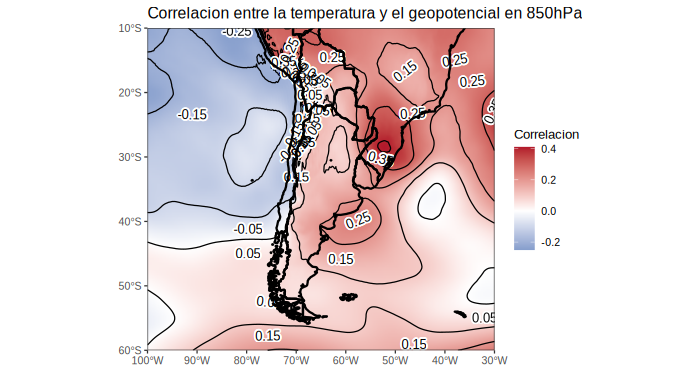

Here is the R script that generated this plot:
rm(list = ls())
gc()

library("RColorBrewer")
library("tidyverse")
library("metR")
library("ncdf4")

setwd("~/obser-hub/Clima_II/tpfinal/")

serie <- read_csv("./temperatura_media_diaria_rosario_1985-2005.csv")

serie <- serie %>% mutate("Dia"=day(ymd(date)),
                          "Mes"=month(ymd(date)),
                          "Anio"=year(ymd(date)),
                          "Anio_Est"=ifelse(Mes==12,Anio+1,Anio))

serie_est <- serie %>% filter(Mes %in% c(12,1,2), Anio_Est %in% 1986:2005) %>%
  group_by(Anio_Est) %>%
  summarise("Media"=mean(temp))

#abro el archivo .nc
nc<-nc_open("GH850.nc")

#dimensiones

nc[["dim"]]

#extraccion de las dimensiones

lat_vals <- nc$dim$lat$vals
lon_vals <- nc$dim$lon$vals
time_vals <- nc$dim$time$vals

#longitud: Correccion de unidades

lon_vals[lon_vals>180]<-lon_vals[lon_vals>180]-360

## Utilizamos como dominio 30° -100 °W y 10° -60°S

lat.i<-which.min(abs(lat_vals- -10))
lat.f<-which.min(abs(lat_vals- -60))#estan al reves porque la latitud esta de mayor a menor

lon.i<-which.min(abs(lon_vals- -100))
lon.f<-which.min(abs(lon_vals- -30))

#valores de longitud y latitud correspondientes a ese dominio

lon<-lon_vals[lon.i:lon.f]
lat<-lat_vals[lat.i:lat.f]

nc[["dim"]][["time"]][["units"]]

time_vals[1]
time_vals[60]


# extraigo mi variable entre los años 1985 y 2005

gh.850 <- ncvar_get(nc = nc, varid = 'var',
                    start = c(lon.i,lat.i,27), # Aca le digo que empiece en time=26, que es 1985
                    count = c(lon.f-lon.i+1,lat.f-lat.i+1,20)) ## Aca le digo que termine 21 años despues, en el 2005


## Extraigo la media de T como un vector

temp_media<-serie_est%>%pull(Media)

## Creo una matiz para guardar las correlaciones y las significancias
## que quiero graficar

matriz.cor <- matrix(NA, nrow = dim(gh.850)[1], ncol = dim(gh.850)[2])
matriz.sign <- matrix(NA, nrow = dim(gh.850)[1], ncol = dim(gh.850)[2])

## Relleno cada cuadradito de la matriz con una correlacion entre el gh y hr

for (i in 1:dim(gh.850)[1]) {
  for (j in 1:dim(gh.850)[2]) {
    matriz.cor[i, j] <- cor.test(gh.850[i, j, ],temp_media)$estimate
    matriz.sign[i, j] <- cor.test(gh.850[i, j, ],temp_media)$p.value<0.05
  }
}


## Lo guardo en un dataframe para poder graficar

gh.cor.grafico <- expand.grid(lon = lon, lat = lat)
gh.cor.grafico$Correlacion <- as.vector(matriz.cor)
gh.cor.grafico$Significancia<- as.vector(matriz.sign)

## Cargo el mapa

map.world <- map_data('world')


## Grafico

gh.cor.grafico %>%
  ggplot( aes(x = lon, y = as.numeric(lat), z=Correlacion)) + 
  geom_raster(aes(fill = Correlacion),interpolate = T)+
  scale_fill_gradient2(low = "#2166AC",high = "#B2182B")+
  geom_contour_fill(data = filter(gh.cor.grafico, Significancia),
                    aes(x = lon, y = as.numeric(lat)), size = 1, color = "black", linetype = 2)+
  geom_contour(col='black',binwidth = 0.1)+geom_text_contour(stroke = 0.2)+
  geom_polygon(data=map.world, aes(x=long, y=lat, group=group),inherit.aes = F,
               color="black", linewidth = 0.9,alpha=0)+
  scale_x_longitude(ticks = 10)+
  scale_y_latitude(ticks = 10)+
  coord_fixed(xlim = c(-100,-30), ylim = c(-60,-10), ratio = 1.3)+
  labs(title = "Correlacion entre la temperatura y el geopotencial en 850hPa")+
  theme_bw()
